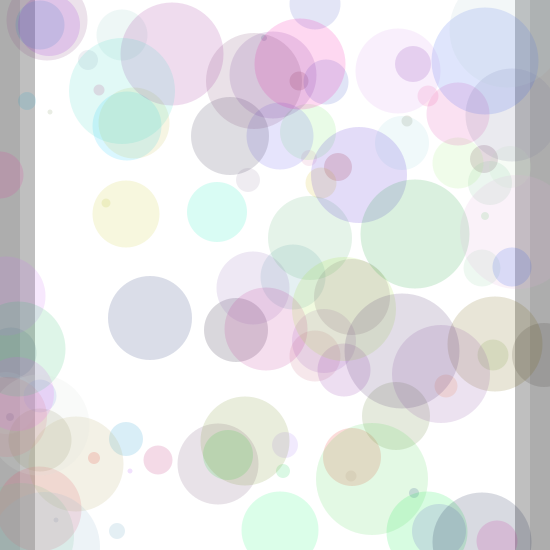
Frame 1 (no input)
Frame 60 (the mouse pressed at the canvas centre just before this capture): identical to frame 1, image omitted
Frame 120 (the mouse held since frame 60 and released just before this capture): identical to frame 1, image omitted

The Processing sketch that drew this single still picture (run headless with seeded random() and noise(); from frame 60 on, the mouse is pressed at the canvas centre):

// Processing sketch: processing_74211
// ── processing_74211.pde

//Mira A | One Hundred Random Shapes | CP1 | Mods 16/17

/**
Press the left mouse button to cause additional sets of one 
hundred random shapes to be superimposed on the set, or sets, 
already drawn to screen. <br>
Press the right mouse button to reset the canvas and draw 
another one hundred shapes. 
*/

//Variable 'shapes' controls the number of shapes drawn to 
//screen. 
int shapes = 0;
//Variable 'circlesize' controls the circle size, with said size
//falling no lower than 5.
int circlesize = 5;

void setup()
{
  //Self-explanatory.
  size(550, 550);
  background(255);
  noStroke();
  //The following draws grey sidebars to the screen.
  fill(173);
  rect(0,0,20,550);
  rect(530,0,20,550);
  fill(191);
  rect(20,0,15,550);
  rect(515,0,15,550);
}

void draw()
{
  //'hundred' controls the drawing of one hundred random shapes
  //to the screen.
  hundred();
  //'input' controls the mouse input associated with this program.
  input();
}

//Draws one hundred random shapes.
void hundred()
{
  while (shapes <= 100)
  {
    //Designates random fill colours.
    fill(int(random(255)), int(random(255)), int(random(255)), 40);
    //Using the variable 'circlesize', this statement controls the
    //location and size of the circles drawn. 'circlesize' is used
    //instead of 'int(random(etc))' to allow the x and y axis 
    //lengths of each ellipse to equal one another, thus forming
    //a circle.   
    ellipse(int(random(550)), int(random(550)), circlesize, circlesize);
    //Controls the increase in the variable 'circlesize'.
    circlesize = circlesize + int(random(3));
    //Controls the number of shapes drawn. 
    shapes++;
  }
}

//Controls mouse input for this program.
void input()
{
  //Pressing the left mouse button will cause additional sets of
  //one hundred random shapes to be superimposed upon those 
  //already drawn to screen.
  if (mousePressed == true && mouseButton == LEFT)
  {
    shapes = 0;
    circlesize = 5;
  }
  //Pressing the right mouse button will reset the canvas and
  //draw another one hundred random shapes.
  if (mousePressed == true && mouseButton == RIGHT)
  {
    setup();
    shapes = 0;
    circlesize = 5;
  }
}
